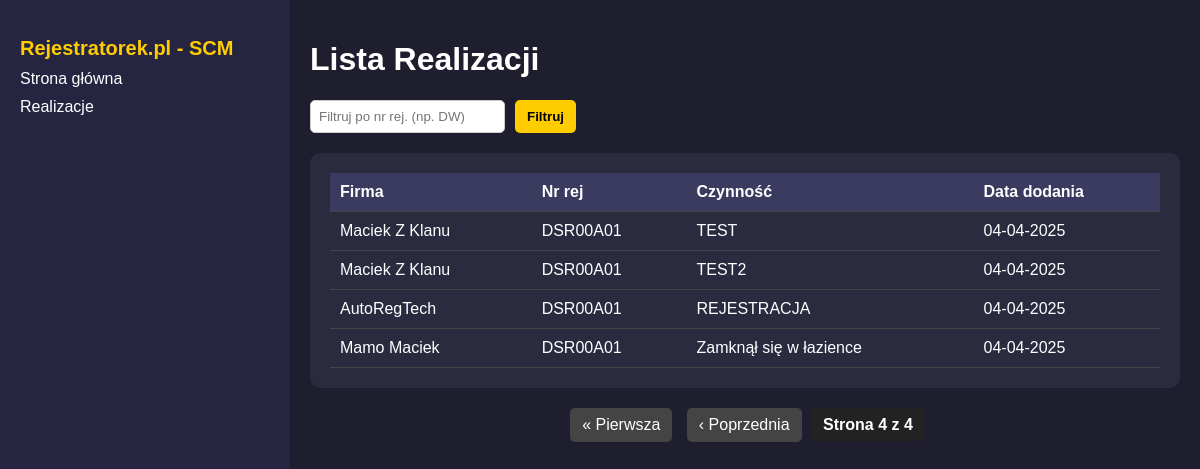
Screenshot of /realizacje/?page=4 with the database file from the repository.
### rej_app/models.py (models this page shows, shortened)
class Realizacja(models.Model):
    rejestrator = models.ForeignKey(Rejestrator, on_delete=models.CASCADE, null=True)
    numer_rejestracyjny = models.CharField(max_length=50)
    numer_umowy = models.CharField(max_length=50)
    rodzaj_sprawy = models.CharField(max_length=100)
    grupa_spraw = models.CharField(max_length=100)
    data_dodania = models.DateTimeField(auto_now_add=True)
    class Meta:
        unique_together = [
            ['numer_rejestracyjny', 'rejestrator', 'rodzaj_sprawy']
    ]

class Rejestrator(models.Model):
    numer_rejestracyjny = models.CharField(max_length=50)
    rejestrator = models.CharField(max_length=100)
    miasto = models.CharField(max_length=100)
    email = models.CharField(max_length=500)
    telefon = models.CharField(max_length=100)
    adres = models.CharField(max_length=300)
    def __str__(self):
        return self.rejestrator

### rej_app/views.py (the view)
# urls.py: path("realizacje/", realizacje_lista, name="realizacje_lista"),
def realizacje_lista(request):
    filter_value = request.GET.get("filter", "").upper()
    realizacje = Realizacja.objects.all().order_by("numer_rejestracyjny")
    if filter_value:
        realizacje = realizacje.filter(numer_rejestracyjny__startswith=filter_value)
    paginator = Paginator(realizacje, 10)
    page_number = request.GET.get("page")
    realizacje_page = paginator.get_page(page_number)
    return render(request, "realizacje.html", {"realizacje": realizacje_page, "filter_value": filter_value})

### rej_app/templates/realizacje.html (shortened to what this page needs)
{% load static %}
<!DOCTYPE html>
<html lang="pl">
<head>
    <link rel="stylesheet" href="{% static 'css/style.css' %}">
</head>
<body>
    <div class="container">
        <div class="sidebar">
            <h2>Rejestratorek.pl - SCM</h2>
            <a href="{% url 'sprawdz_formularz' %}">Strona główna</a>
            <a href="{% url 'realizacje_lista' %}" class="active">Realizacje</a>
        </div>
        <div class="content">
            <h1>Lista Realizacji</h1>
            <form method="get" class="filter-form">
                <input type="text" name="filter" placeholder="Filtruj po nr rej. (np. DW)" value="{{ request.GET.filter }}">
                <button type="submit">Filtruj</button>
            </form>
            <div class="table-container">
                <table>
                    <thead>
                        <tr>
                            <th>Firma</th>
                            <th>Nr rej</th>
                            <th>Czynność</th>
                            <th>Data dodania</th>
                        </tr>
                    </thead>
                    <tbody>
                        {% for r in realizacje %}
                        <tr>
                            <td>{{ r.rejestrator }}</td>
                            <td>{{ r.numer_rejestracyjny }}</td>
                            <td>{{ r.rodzaj_sprawy }}</td>
                            <td>{{ r.data_dodania|date:"d-m-Y" }}</td>
                        </tr>
                        {% empty %}
                        <tr><td colspan="4">Brak realizacji.</td></tr>
                        {% endfor %}
                    </tbody>
                </table>
            </div>
            <div class="pagination">
                {% if realizacje.has_previous %}
                    <a href="?page=1{% if request.GET.filter %}&filter={{ request.GET.filter }}{% endif %}">« Pierwsza</a>
                    <a href="?page={{ realizacje.previous_page_number }}{% if request.GET.filter %}&filter={{ request.GET.filter }}{% endif %}">‹ Poprzednia</a>
                {% endif %}
                <span>Strona {{ realizacje.number }} z {{ realizacje.paginator.num_pages }}</span>
            </div>
        </div>
    </div>
</body>
</html>

### rej_app/static/css/style.css (style rules this page uses)
body { background-color: #1e1e2f; color: #fff; font-family: Arial, sans-serif; margin: 0; padding: 0; }
.container { display: flex; height: 100vh; }
.sidebar { width: 250px; background-color: #252542; padding: 20px; }
.sidebar h2 { font-size: 20px; margin-bottom: 10px; color: #ffcc00; }
.sidebar a { color: #fff; text-decoration: none; display: block; margin: 10px 0; }
.content { flex-grow: 1; padding: 20px; }
.table-container { background-color: #2b2b40; padding: 20px; border-radius: 10px; }
table { width: 100%; border-collapse: collapse; }
th, td { padding: 10px; text-align: left; border-bottom: 1px solid #444; }
th { background-color: #3b3b5f; }
.filter-form { margin-bottom: 20px; display: flex; gap: 10px; }
.filter-form input { padding: 8px; border: 1px solid #ccc; border-radius: 5px; }
.filter-form button { padding: 8px 12px; background-color: #ffcc00; color: black; border: none; border-radius: 5px; font-weight: bold; cursor: pointer; }
.pagination { margin-top: 20px; text-align: center; }
.pagination a { display: inline-block; padding: 8px 12px; margin: 0 5px; text-decoration: none; background-color: #444; color: white; border-radius: 5px; }
.pagination span { font-weight: bold; padding: 8px 12px; background-color: #222; color: #fff; border-radius: 5px; }

### rows the page displays
Realizacja: rejestrator "Maciek Z Klanu", numer_rejestracyjny "DSR00A01", rodzaj_sprawy "TEST", data_dodania "04-04-2025"
Realizacja: rejestrator "Maciek Z Klanu", numer_rejestracyjny "DSR00A01", rodzaj_sprawy "TEST2", data_dodania "04-04-2025"
Realizacja: rejestrator "AutoRegTech", numer_rejestracyjny "DSR00A01", rodzaj_sprawy "REJESTRACJA", data_dodania "04-04-2025"
Realizacja: rejestrator "Mamo Maciek", numer_rejestracyjny "DSR00A01", rodzaj_sprawy "Zamknął się w łazience", data_dodania "04-04-2025"

### other values shown
{{ realizacje.number }} "4"
{{ realizacje.paginator.num_pages }} "4"
